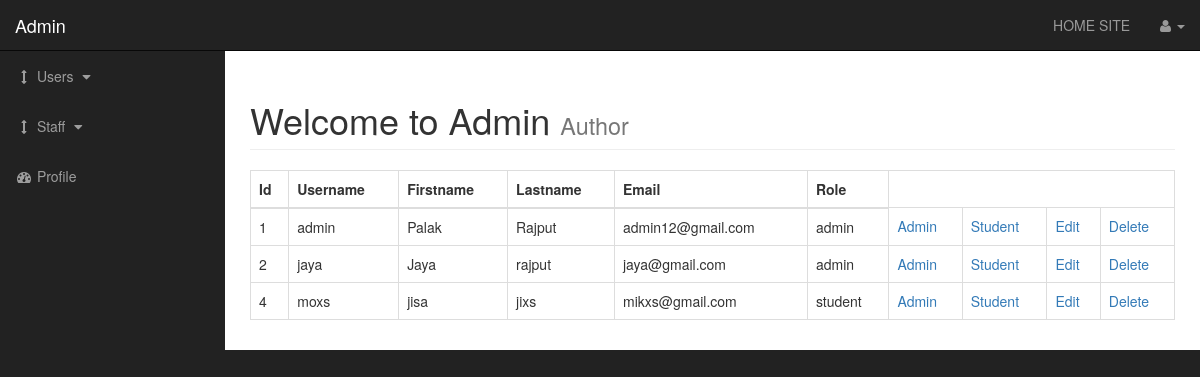
The page /admin/users.php (signed in) on the database its author committed.
### tables this page shows
CREATE TABLE `users` (
  `user_id` int(11) NOT NULL,
  `username` varchar(50) NOT NULL,
  `user_password` varchar(50) NOT NULL,
  `user_firstname` varchar(50) NOT NULL,
  `user_lastname` varchar(50) NOT NULL,
  `user_role` varchar(50) NOT NULL,
  `user_email` varchar(50) NOT NULL
);

### admin/includes/view_all_users.php (the view, shortened to what this page needs)
<table class="table table-bordered table-hover">
    <thead>
        <tr>
            <th>Id</th>
            <th>Username</th>
            <th>Firstname</th>
            <th>Lastname</th>
            <th>Email</th>
            <th>Role</th>
        </tr>
    </thead>
    <tbody>
        <?php
        $query = "SELECT * FROM users";
        $select_users = mysqli_query($connection, $query);
        while ($row = mysqli_fetch_assoc($select_users)) {
            $user_id = $row['user_id'];
            $username = $row['username'];
            $user_firstname = $row['user_firstname'];
            $user_lastname = $row['user_lastname'];
            $user_email = $row['user_email'];
            $user_role = $row['user_role'];
            echo "<tr>";
            echo "<td>$user_id</td>";
            echo "<td>$username</td>";
            echo "<td>$user_firstname</td>";
            echo "<td>$user_lastname</td>";
            echo "<td>$user_email</td>";
            echo "<td>$user_role</td>";
            echo "<td><a href='users.php?change_to_admin={$user_id}'>Admin</a></td>";
            echo "<td><a href='users.php?change_to_sub={$user_id}'>Student</a></td>";
            echo "<td><a href='users.php?source=edit_user&edit_user={$user_id}'>Edit</a></td>";
            echo "<td><a href='users.php?delete={$user_id}'>Delete</a></td>";
            echo "</tr>";
        }
        ?>
    </tbody>
</table>

### admin/css/sb-admin.css (style rules this page uses)
body { margin-top: 100px; background-color: #222; }
@media (min-width:768px) { body { margin-top: 50px; } }

### rows shown on the page
users: user_id "1", username "admin", user_firstname "Palak", user_lastname "Rajput", user_email "admin12@gmail.com", user_role "admin"
users: user_id "2", username "jaya", user_firstname "Jaya", user_lastname "rajput", user_email "jaya@gmail.com", user_role "admin"
users: user_id "4", username "moxs", user_firstname "jisa", user_lastname "jixs", user_email "mikxs@gmail.com", user_role "student"
